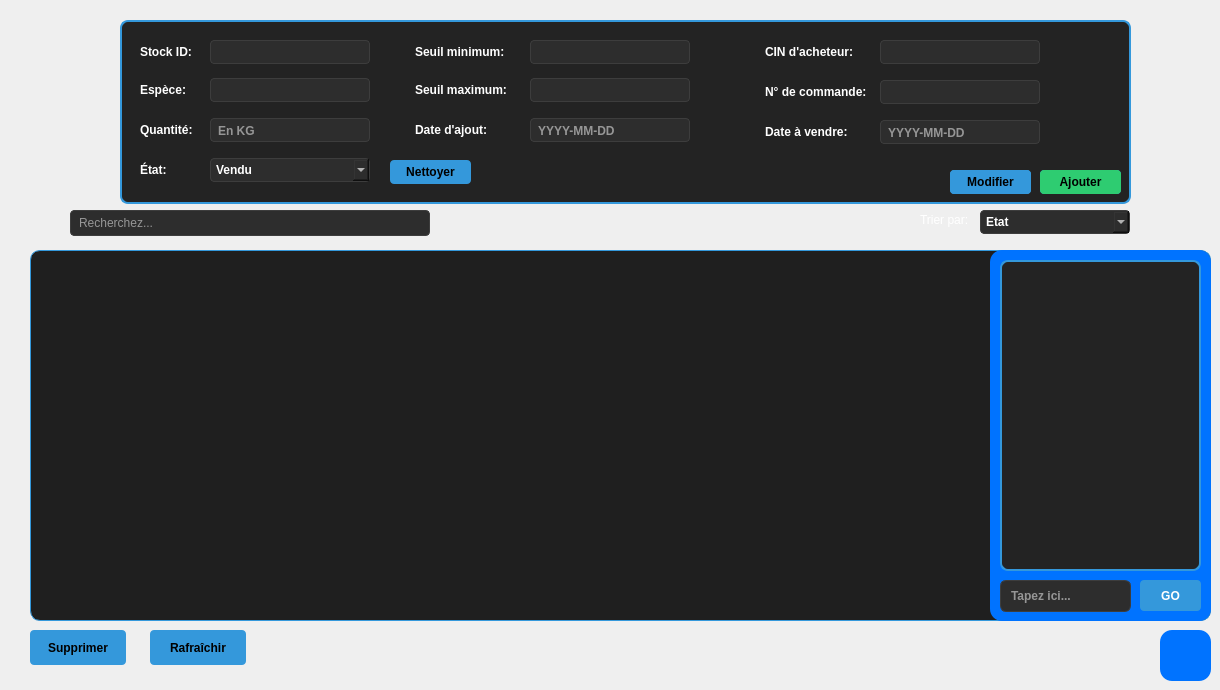
              <widget class="QWidget" name="tabStock">
               <property name="styleSheet">
                <string notr="true">QMainWindow {
    background-color: #e8f4f8;
}

QPushButton {
    background-color: #2a9d8f;
    color: white;
    border: none;
    padding: 10px;
    font-weight: bold;
    border-radius: 5px;
}

QPushButton:hover {
    background-color: #21867a;
}

QPushButton:pressed {
    background-color: #1e5f74;
}

QTabWidget::pane {
    border: 2px solid #2a9d8f;
    background-color: #2b2b2b;
    border-radius: 5px;
}

QTabBar::tab {
    background-color: #456b77;
    color: white;
    padding: 10px 20px;
    margin-right: 2px;
    border-top-left-radius: 4px;
    border-top-right-radius: 4px;
}

QTabBar::tab:selected {
    background-color: #2a9d8f;
}

QLabel {
    color: white;
}

QLineEdit, QComboBox, QSpinBox, QDoubleSpinBox, QDateEdit, QTimeEdit {
    background-color: #3a3a3a;
    color: white;
    border: 1px solid #555;
    padding: 5px;
    border-radius: 3px;
}

QTableWidget {
    background-color: #2b2b2b;
    color: white;
    gridline-color: #555;
    border: 1px solid #2a9d8f;
}

QHeaderView::section {
    background-color: #1e5f74;
    color: white;
    padding: 5px;
    border: none;
    font-weight: bold;
}

QGroupBox {
    color: #2a9d8f;
    font-weight: bold;
    border: 2px solid #2a9d8f;
    border-radius: 5px;
    margin-top: 10px;
    padding-top: 10px;
}

QGroupBox::title {
    subcontrol-origin: margin;
    left: 10px;
    padding: 0 5px;
}

QCheckBox, QRadioButton {
    color: white;
    padding: 5px;
}

QTextEdit {
    background-color: #3a3a3a;
    color: white;
    border: 1px solid #555;
}</string>
               </property>
               <attribute name="title">
                <string>Stock</string>
               </attribute>
               <widget class="QFrame" name="frameStockForm">
                <property name="geometry">
                 <rect>
                  <x>120</x>
                  <y>20</y>
                  <width>1011</width>
                  <height>184</height>
                 </rect>
                </property>
                <property name="styleSheet">
                 <string notr="true">QFrame {
    background-color: #232323;
    border-radius: 8px;
    border: 2px solid #3498db;
}
QLabel {
    color: #ffffff;
    font-family: &quot;Segoe UI&quot;;
    font-weight: bold;
    font-size: 12px;
    padding: 2px;
    border: none;
}
QLineEdit, QComboBox {
    color: white;
    background-color: #2d2d2d;
    border: 1px solid #3d3d3d;
    padding: 5px;
    border-radius: 4px;
    font-family: &quot;Segoe UI&quot;;
    font-weight: bold;
}</string>
                </property>
                <property name="frameShape">
                 <enum>QFrame::Shape::StyledPanel</enum>
                </property>
                <property name="frameShadow">
                 <enum>QFrame::Shadow::Raised</enum>
                </property>
                <widget class="QLineEdit" name="stockIdEdit">
                 <property name="geometry">
                  <rect>
                   <x>90</x>
                   <y>20</y>
                   <width>160</width>
                   <height>24</height>
                  </rect>
                 </property>
                </widget>
                <widget class="QLabel" name="stockIdLabel">
                 <property name="geometry">
                  <rect>
                   <x>15</x>
                   <y>22</y>
                   <width>70</width>
                   <height>20</height>
                  </rect>
                 </property>
                 <property name="text">
                  <string>Stock ID:</string>
                 </property>
                </widget>
                <widget class="QLabel" name="stockEspeceLabel">
                 <property name="geometry">
                  <rect>
                   <x>15</x>
                   <y>60</y>
                   <width>70</width>
                   <height>20</height>
                  </rect>
                 </property>
                 <property name="text">
                  <string>Espèce:</string>
                 </property>
                </widget>
                <widget class="QLineEdit" name="stockEspeceEdit">
                 <property name="geometry">
                  <rect>
                   <x>90</x>
                   <y>58</y>
                   <width>160</width>
                   <height>24</height>
                  </rect>
                 </property>
                </widget>
                <widget class="QLabel" name="stockQuantiteLabel">
                 <property name="geometry">
                  <rect>
                   <x>15</x>
                   <y>100</y>
                   <width>70</width>
                   <height>20</height>
                  </rect>
                 </property>
                 <property name="text">
                  <string>Quantité:</string>
                 </property>
                </widget>
                <widget class="QLineEdit" name="stockQuantiteEdit">
                 <property name="geometry">
                  <rect>
                   <x>90</x>
                   <y>98</y>
                   <width>160</width>
                   <height>24</height>
                  </rect>
                 </property>
                 <property name="placeholderText">
                  <string>En KG</string>
                 </property>
                </widget>
                <widget class="QLabel" name="stockEtatLabel">
                 <property name="geometry">
                  <rect>
                   <x>15</x>
                   <y>140</y>
                   <width>70</width>
                   <height>20</height>
                  </rect>
                 </property>
                 <property name="text">
                  <string>État:</string>
                 </property>
                </widget>
                <widget class="QComboBox" name="stockEtatCombo">
                 <property name="geometry">
                  <rect>
                   <x>90</x>
                   <y>138</y>
                   <width>160</width>
                   <height>24</height>
                  </rect>
                 </property>
                 <item>
                  <property name="text">
                   <string>Vendu</string>
                  </property>
                 </item>
                 <item>
                  <property name="text">
                   <string>Frais</string>
                  </property>
                 </item>
                 <item>
                  <property name="text">
                   <string>Stocké</string>
                  </property>
                 </item>
                </widget>
                <widget class="QLabel" name="stockSeuilMinLabel">
                 <property name="geometry">
                  <rect>
                   <x>290</x>
                   <y>22</y>
                   <width>110</width>
                   <height>20</height>
                  </rect>
                 </property>
                 <property name="text">
                  <string>Seuil minimum:</string>
                 </property>
                </widget>
                <widget class="QLineEdit" name="stockSeuilMinEdit">
                 <property name="geometry">
                  <rect>
                   <x>410</x>
                   <y>20</y>
                   <width>160</width>
                   <height>24</height>
                  </rect>
                 </property>
                </widget>
                <widget class="QLabel" name="stockSeuilMaxLabel">
                 <property name="geometry">
                  <rect>
                   <x>290</x>
                   <y>60</y>
                   <width>110</width>
                   <height>20</height>
                  </rect>
                 </property>
                 <property name="text">
                  <string>Seuil maximum:</string>
                 </property>
                </widget>
                <widget class="QLineEdit" name="stockSeuilMaxEdit">
                 <property name="geometry">
                  <rect>
                   <x>410</x>
                   <y>58</y>
                   <width>160</width>
                   <height>24</height>
                  </rect>
                 </property>
                </widget>
                <widget class="QLabel" name="stockDateAjoutLabel">
                 <property name="geometry">
                  <rect>
                   <x>290</x>
                   <y>100</y>
                   <width>110</width>
                   <height>20</height>
                  </rect>
                 </property>
                 <property name="text">
                  <string>Date d'ajout:</string>
                 </property>
                </widget>
                <widget class="QLineEdit" name="stockDateAjoutEdit">
                 <property name="geometry">
                  <rect>
                   <x>410</x>
                   <y>98</y>
                   <width>160</width>
                   <height>24</height>
                  </rect>
                 </property>
                 <property name="placeholderText">
                  <string>YYYY-MM-DD</string>
                 </property>
                </widget>
                <widget class="QPushButton" name="btnStockAjouter">
                 <property name="geometry">
                  <rect>
                   <x>920</x>
                   <y>150</y>
                   <width>81</width>
                   <height>24</height>
                  </rect>
                 </property>
                 <property name="styleSheet">
                  <string notr="true">QPushButton { background-color: #2ecc71; color: black; font-weight: bold; border-radius: 4px; padding: 5px; } QPushButton:hover { background-color: #27ae60; }</string>
                 </property>
                 <property name="text">
                  <string>Ajouter</string>
                 </property>
                </widget>
                <widget class="QPushButton" name="btnStockClean">
                 <property name="geometry">
                  <rect>
                   <x>270</x>
                   <y>140</y>
                   <width>81</width>
                   <height>24</height>
                  </rect>
                 </property>
                 <property name="styleSheet">
                  <string notr="true">QPushButton { background-color: #3498db; color: black; font-weight: bold; border-radius: 4px; padding: 5px; } QPushButton:hover { background-color: #2980b9; }</string>
                 </property>
                 <property name="text">
                  <string>Nettoyer</string>
                 </property>
                </widget>
                <widget class="QLabel" name="stockDateAjoutLabel_2">
                 <property name="geometry">
                  <rect>
                   <x>640</x>
                   <y>102</y>
                   <width>110</width>
                   <height>20</height>
                  </rect>
                 </property>
                 <property name="text">
                  <string>Date à vendre:</string>
                 </property>
                </widget>
                <widget class="QLineEdit" name="stockDateVente">
                 <property name="geometry">
                  <rect>
                   <x>760</x>
                   <y>100</y>
                   <width>160</width>
                   <height>24</height>
                  </rect>
                 </property>
                 <property name="placeholderText">
                  <string>YYYY-MM-DD</string>
                 </property>
                </widget>
                <widget class="QLabel" name="stockSeuilMinLabel_2">
                 <property name="geometry">
                  <rect>
                   <x>640</x>
                   <y>22</y>
                   <width>110</width>
                   <height>20</height>
                  </rect>
                 </property>
                 <property name="text">
                  <string>CIN d'acheteur:</string>
                 </property>
                </widget>
                <widget class="QLineEdit" name="stockCIN">
                 <property name="geometry">
                  <rect>
                   <x>760</x>
                   <y>20</y>
                   <width>160</width>
                   <height>24</height>
                  </rect>
                 </property>
                </widget>
                <widget class="QLabel" name="stockSeuilMinLabel_3">
                 <property name="geometry">
                  <rect>
                   <x>640</x>
                   <y>62</y>
                   <width>121</width>
                   <height>20</height>
                  </rect>
                 </property>
                 <property name="text">
                  <string>N° de commande:</string>
                 </property>
                </widget>
                <widget class="QLineEdit" name="stockCMD">
                 <property name="geometry">
                  <rect>
                   <x>760</x>
                   <y>60</y>
                   <width>160</width>
                   <height>24</height>
                  </rect>
                 </property>
                 <property name="text">
                  <string/>
                 </property>
                </widget>
                <widget class="QPushButton" name="btnStockModifier">
                 <property name="geometry">
                  <rect>
                   <x>830</x>
                   <y>150</y>
                   <width>81</width>
                   <height>24</height>
                  </rect>
                 </property>
                 <property name="styleSheet">
                  <string notr="true">QPushButton { background-color: #3498db; color: black; font-weight: bold; border-radius: 4px; padding: 5px; } QPushButton:hover { background-color: #2980b9; }</string>
                 </property>
                 <property name="text">
                  <string>Modifier</string>
                 </property>
                </widget>
                <widget class="QPushButton" name="btnStockAnnuler">
                 <property name="geometry">
                  <rect>
                   <x>830</x>
                   <y>150</y>
                   <width>81</width>
                   <height>24</height>
                  </rect>
                 </property>
                 <property name="styleSheet">
                  <string notr="true">QPushButton { background-color: #3498db; color: black; font-weight: bold; border-radius: 4px; padding: 5px; } QPushButton:hover { background-color: #2980b9; }</string>
                 </property>
                 <property name="text">
                  <string>Annuler</string>
                 </property>
                </widget>
                <widget class="QPushButton" name="btnStockSave">
                 <property name="geometry">
                  <rect>
                   <x>920</x>
                   <y>150</y>
                   <width>81</width>
                   <height>24</height>
                  </rect>
                 </property>
                 <property name="styleSheet">
                  <string notr="true">QPushButton { background-color: #3498db; color: black; font-weight: bold; border-radius: 4px; padding: 5px; } QPushButton:hover { background-color: #2980b9; }</string>
                 </property>
                 <property name="text">
                  <string>Save</string>
                 </property>
                </widget>
                <zorder>btnStockSave</zorder>
                <zorder>btnStockAnnuler</zorder>
                <zorder>stockIdEdit</zorder>
                <zorder>stockIdLabel</zorder>
                <zorder>stockEspeceLabel</zorder>
                <zorder>stockEspeceEdit</zorder>
                <zorder>stockQuantiteLabel</zorder>
                <zorder>stockQuantiteEdit</zorder>
                <zorder>stockEtatLabel</zorder>
                <zorder>stockEtatCombo</zorder>
                <zorder>stockSeuilMinLabel</zorder>
                <zorder>stockSeuilMinEdit</zorder>
                <zorder>stockSeuilMaxLabel</zorder>
                <zorder>stockSeuilMaxEdit</zorder>
                <zorder>stockDateAjoutLabel</zorder>
                <zorder>stockDateAjoutEdit</zorder>
                <zorder>btnStockAjouter</zorder>
                <zorder>btnStockClean</zorder>
                <zorder>stockDateAjoutLabel_2</zorder>
                <zorder>stockDateVente</zorder>
                <zorder>stockSeuilMinLabel_2</zorder>
                <zorder>stockCIN</zorder>
                <zorder>stockSeuilMinLabel_3</zorder>
                <zorder>stockCMD</zorder>
                <zorder>btnStockModifier</zorder>
               </widget>
               <widget class="QLineEdit" name="stockSearchEdit">
                <property name="geometry">
                 <rect>
                  <x>70</x>
                  <y>210</y>
                  <width>360</width>
                  <height>26</height>
                 </rect>
                </property>
                <property name="styleSheet">
                 <string notr="true">background-color: #2d2d2d; color: #ffffff; border-radius: 4px; padding: 2px 6px; border: 1px solid #3d3d3d;</string>
                </property>
                <property name="placeholderText">
                 <string>Recherchez...</string>
                </property>
               </widget>
               <widget class="QLabel" name="stockSortLabel">
                <property name="geometry">
                 <rect>
                  <x>920</x>
                  <y>210</y>
                  <width>80</width>
                  <height>20</height>
                 </rect>
                </property>
                <property name="styleSheet">
                 <string notr="true">color: #white; font-weight: bold; background: transparent;</string>
                </property>
                <property name="text">
                 <string>Trier par:</string>
                </property>
               </widget>
               <widget class="QComboBox" name="stockSortCombo">
                <property name="geometry">
                 <rect>
                  <x>980</x>
                  <y>210</y>
                  <width>150</width>
                  <height>24</height>
                 </rect>
                </property>
                <property name="styleSheet">
                 <string notr="true">QComboBox {
    color: white;
    background-color: #2d2d2d;
    border: 1px solid #3d3d3d;
    padding: 5px;
    border-radius: 4px;
    font-family: &quot;Segoe UI&quot;;
    font-weight: bold;
}</string>
                </property>
                <item>
                 <property name="text">
                  <string>Etat</string>
                 </property>
                </item>
                <item>
                 <property name="text">
                  <string>Quantité</string>
                 </property>
                </item>
               </widget>
               <widget class="QFrame" name="chatbot_frame">
                <property name="geometry">
                 <rect>
                  <x>990</x>
                  <y>250</y>
                  <width>221</width>
                  <height>371</height>
                 </rect>
                </property>
                <property name="styleSheet">
                 <string notr="true"> background-color: rgb(0, 57, 126); color: black; font-weight: bold; border-radius: 12px; padding: 5px; background-color: rgb(0, 115, 255); </string>
                </property>
                <property name="frameShape">
                 <enum>QFrame::Shape::StyledPanel</enum>
                </property>
                <property name="frameShadow">
                 <enum>QFrame::Shadow::Raised</enum>
                </property>
                <widget class="QPushButton" name="btnAssistantGo_3">
                 <property name="geometry">
                  <rect>
                   <x>150</x>
                   <y>330</y>
                   <width>61</width>
                   <height>31</height>
                  </rect>
                 </property>
                 <property name="styleSheet">
                  <string notr="true">QPushButton { background-color: #3498db; color: white; font-weight: bold; border-radius: 4px; padding: 5px 10px; } QPushButton:hover { background-color: #2980b9; }</string>
                 </property>
                 <property name="text">
                  <string>GO</string>
                 </property>
                </widget>
                <widget class="QLineEdit" name="lineEditAssistant_3">
                 <property name="geometry">
                  <rect>
                   <x>10</x>
                   <y>330</y>
                   <width>131</width>
                   <height>32</height>
                  </rect>
                 </property>
                 <property name="styleSheet">
                  <string notr="true">background-color: #2d2d2d; color: #ffffff; border-radius: 6px; padding: 4px 8px; border: 1px solid #3d3d3d;</string>
                 </property>
                 <property name="placeholderText">
                  <string>Tapez ici...</string>
                 </property>
                </widget>
                <widget class="QTextEdit" name="textEditAssistant_4">
                 <property name="geometry">
                  <rect>
                   <x>10</x>
                   <y>10</y>
                   <width>201</width>
                   <height>311</height>
                  </rect>
                 </property>
                 <property name="styleSheet">
                  <string notr="true">background-color: #232323;
    border-radius: 8px;
    border: 2px solid #3498db;</string>
                 </property>
                 <property name="readOnly">
                  <bool>true</bool>
                 </property>
                </widget>
               </widget>
               <widget class="QPushButton" name="chatbot_button">
                <property name="geometry">
                 <rect>
                  <x>1160</x>
                  <y>630</y>
                  <width>51</width>
                  <height>51</height>
                 </rect>
                </property>
                <property name="styleSheet">
                 <string notr="true">QPushButton { background-color: rgb(0, 115, 255); color: black; font-weight: bold; border-radius: 12px; padding: 5px; } QPushButton:hover { background-color: rgb(0, 115, 255); }</string>
                </property>
                <property name="text">
                 <string/>
                </property>
                <property name="icon">
                 <iconset resource="img.qrc">
                  <normaloff>:/new/prefix1/chatb.png</normaloff>:/new/prefix1/chatb.png</iconset>
                </property>
                <property name="iconSize">
                 <size>
                  <width>64</width>
                  <height>64</height>
                 </size>
                </property>
               </widget>
               <widget class="QPushButton" name="btnSupprimer_Stock">
                <property name="geometry">
                 <rect>
                  <x>30</x>
                  <y>630</y>
                  <width>96</width>
                  <height>35</height>
                 </rect>
                </property>
                <property name="styleSheet">
                 <string notr="true">QPushButton { background-color: #3498db; color: black; font-weight: bold; border-radius: 4px; padding: 5px; } QPushButton:hover { background-color: #2980b9; }</string>
                </property>
                <property name="text">
                 <string>Supprimer</string>
                </property>
               </widget>
               <widget class="QTableView" name="tableStockView">
                <property name="geometry">
                 <rect>
                  <x>30</x>
                  <y>250</y>
                  <width>1181</width>
                  <height>371</height>
                 </rect>
                </property>
                <property name="styleSheet">
                 <string notr="true">QTableView {
    background-color: #1f1f1f;
    alternate-background-color: #262626;
    gridline-color: #323232;

    font-family: &quot;Segoe UI&quot;;
    font-size: 13px;
    font-weight: 500;

    color: #f0f0f0;

    selection-background-color: #2980b9;
    selection-color: white;

    border: 1px solid #3498db;
    border-radius: 10px;

    padding: 4px;
}

QTableView::item {
    padding: 6px;
}

QTableView::item:hover {
    background-color: #2f2f2f;
}

QHeaderView::section {
    background-color: #2b2b2b;
    color: #ffffff;

    padding: 8px;

    border: none;
    border-bottom: 2px solid #3498db;

    font-family: &quot;Segoe UI&quot;;
    font-size: 13px;
    font-weight: 600;
}

QTableCornerButton::section {
    background-color: #2b2b2b;
    border: none;
}</string>
                </property>
                <property name="showGrid">
                 <bool>true</bool>
                </property>
                <property name="sortingEnabled">
                 <bool>true</bool>
                </property>
               </widget>
               <widget class="QPushButton" name="btnRefresh">
                <property name="geometry">
                 <rect>
                  <x>150</x>
                  <y>630</y>
                  <width>96</width>
                  <height>35</height>
                 </rect>
                </property>
                <property name="styleSheet">
                 <string notr="true">QPushButton { background-color: #3498db; color: black; font-weight: bold; border-radius: 4px; padding: 5px; } QPushButton:hover { background-color: #2980b9; }</string>
                </property>
                <property name="text">
                 <string>Rafraîchir</string>
                </property>
               </widget>
               <zorder>frameStockForm</zorder>
               <zorder>stockSearchEdit</zorder>
               <zorder>stockSortLabel</zorder>
               <zorder>stockSortCombo</zorder>
               <zorder>chatbot_button</zorder>
               <zorder>btnSupprimer_Stock</zorder>
               <zorder>tableStockView</zorder>
               <zorder>chatbot_frame</zorder>
               <zorder>btnRefresh</zorder>
              </widget>
